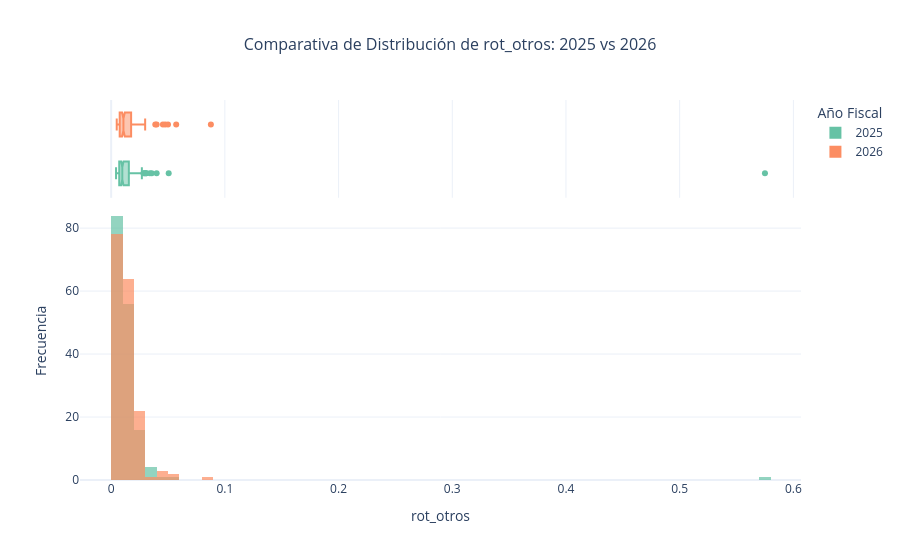

Write notebook code for a chart like this one.
### Code cell
print(dff_merge1[dff_merge1["rot_otros"]>0]["Sede"].nunique())
graf_histogram (dff_merge1[dff_merge1["rot_otros"]>0], "rot_otros")

### Figure 1 — Plotly figure (JSON) as saved in the notebook; plotly's stock layout.template omitted (floating-point values rounded to 4 significant figures; data arrays with more than 128 entries replaced by an {"elided": "..."} marker saying what was removed)
{"data": [{"bingroup": "x", "hovertemplate": "Año Fiscal=2025<br>Métrica / Ratio=%{x:.4f}<br>count=%{y}<extra></extra>", "legendgroup": "2025", "marker": {"color": "rgb(102,194,165)", "opacity": 0.7, "pattern": {"shape": ""}}, "name": "2025", "orientation": "v", "showlegend": true, "type": "histogram", "x": {"elided": "163 float values"}, "xaxis": "x", "yaxis": "y"}, {"customdata": {"elided": "163x3 mixed values"}, "hovertemplate": "Año Fiscal=%{customdata[2]}<br>Métrica / Ratio=%{x:.4f}<br>Tienda=%{customdata[0]}<br>Mes=%{customdata[1]}<extra></extra>", "legendgroup": "2025", "marker": {"color": "rgb(102,194,165)"}, "name": "2025", "notched": true, "showlegend": false, "type": "box", "x": {"elided": "163 float values"}, "xaxis": "x2", "yaxis": "y2"}, {"bingroup": "x", "hovertemplate": "Año Fiscal=2026<br>Métrica / Ratio=%{x:.4f}<br>count=%{y}<extra></extra>", "legendgroup": "2026", "marker": {"color": "rgb(252,141,98)", "opacity": 0.7, "pattern": {"shape": ""}}, "name": "2026", "orientation": "v", "showlegend": true, "type": "histogram", "x": {"elided": "171 float values"}, "xaxis": "x", "yaxis": "y"}, {"customdata": {"elided": "171x3 mixed values"}, "hovertemplate": "Año Fiscal=%{customdata[2]}<br>Métrica / Ratio=%{x:.4f}<br>Tienda=%{customdata[0]}<br>Mes=%{customdata[1]}<extra></extra>", "legendgroup": "2026", "marker": {"color": "rgb(252,141,98)"}, "name": "2026", "notched": true, "showlegend": false, "type": "box", "x": {"elided": "171 float values"}, "xaxis": "x2", "yaxis": "y2"}], "layout": {"barmode": "overlay", "legend": {"title": {"text": "Año Fiscal"}, "tracegroupgap": 0}, "showlegend": true, "title": {"font": {"size": 16}, "text": "Comparativa de Distribución de rot_otros: 2025 vs 2026", "x": 0.5}, "xaxis": {"anchor": "y", "domain": [0, 1], "title": {"text": "rot_otros"}}, "xaxis2": {"anchor": "y2", "domain": [0, 1], "matches": "x", "showgrid": true, "showticklabels": false}, "yaxis": {"anchor": "x", "domain": [0, 0.7326], "title": {"text": "Frecuencia"}}, "yaxis2": {"anchor": "x2", "domain": [0.7426, 1], "matches": "y2", "showgrid": false, "showline": false, "showticklabels": false, "ticks": ""}}}
